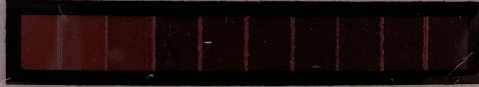
#> input picture img/3.png, 479 x 87 px
$ python analysis_hackaton2.py
#> lines starting #> are read from the running program, lines starting #| are printed output that depends on the picture; after the words box and inside, x2 and y2 are one past the last pixel; in counts of white or black regions, pixels touching at a corner belong together
#> in main, img is the input picture: shape (87, 479, 3); mean B, G, R 10.5, 11.4, 24.5
# -*- coding: utf-8 -*-
"""
Created on Tue May 26 16:45:38 2020

@author: z003vjxs (Anja Amthor)
"""
from imutils import contours
from skimage import measure
import numpy as np
import argparse
import imutils
import cv2
from matplotlib import pyplot as plt
import math


def analysis(image):
    plt.imshow(image)

    # create region of interest depending on position: verify that images have always same dimension?
    #roi = image[670:1050, 1350:3750]
    height = image.shape[0]
#> height = 87
    width = image.shape[1]
#> width = 479
    roi = image[0:height, 0:width]

    hsv = cv2.cvtColor(roi, cv2.COLOR_BGR2HSV)
#> hsv: shape (87, 479, 3); mean H, S, V 33.1, 177.4, 24.6

    # Define lower and uppper limits of what we call "blue"
    brown_lo = np.array([2, 2, 30])
    brown_hi = np.array([140, 255, 255])

    # Mask image to only select blues
    mask = cv2.inRange(hsv, brown_lo, brown_hi)
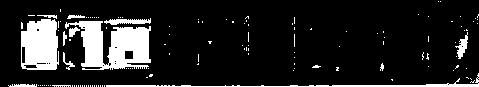
#> mask: shape (87, 479); 14.1% white; 130 white regions (117 under 20 px), largest, box (x1, y1, x2, y2) and area: (65, 21, 151, 70) 2489, (21, 19, 59, 70) 1636, (106, 73, 479, 87) 712

    # count how many boxes
    kernel = cv2.getStructuringElement(cv2.MORPH_ELLIPSE, (3, 3))
    opening = cv2.morphologyEx(mask, cv2.MORPH_OPEN, kernel, iterations=1)
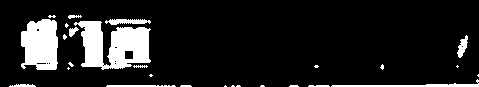
#> opening: shape (87, 479); 12.3% white; 27 white regions (15 under 20 px), largest, box (x1, y1, x2, y2) and area: (74, 21, 151, 70) 2350, (21, 19, 58, 70) 1572, (331, 79, 479, 87) 358
    close = cv2.morphologyEx(opening, cv2.MORPH_CLOSE, kernel, iterations=2)
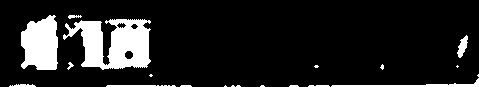
#> close: shape (87, 479); 12.9% white; 20 white regions (10 under 20 px)

    cnts = cv2.findContours(close, cv2.RETR_EXTERNAL, cv2.CHAIN_APPROX_SIMPLE)
#> cnts = 20 contours, 13 with area under 20; largest, box (x1, y1, x2, y2) and area: (63, 19, 151, 70) 2740, (21, 15, 58, 70) 1554, (331, 78, 479, 87) 214, (457, 35, 468, 58) 112, (106, 85, 176, 87) 61, (9, 84, 36, 87) 34, (68, 15, 82, 19) 20
    cnts = cnts[0] if len(cnts) == 2 else cnts[1]

    minimum_area = 200
    average_cell_area = 250
    connected_cell_area = 4000
    cells = 0
    for c in cnts:
        area = cv2.contourArea(c)
        if area > minimum_area:
            cv2.drawContours(roi, [c], - 1, (2, 255, 2), 2)
            if area > connected_cell_area:
                cells += math.ceil(area / average_cell_area)
            else:
                cells += 1
#> this loop made 20 passes
#> area on passes 8, 9, 10, 17, 18, 19, 20: 61, 34, 214.5, 112, 2739.5, 20.5, 1554.5
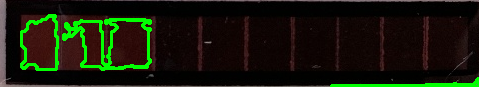
#> roi: shape (87, 479, 3); 5.93% of pixels changed, all inside (x1, y1, x2, y2) = (20, 14, 479, 87)
#> after the loop, cells = 3

    temprature = 40 + (4 * cells)
#> temprature = 52

    print('Boxes: {}'.format(cells))
#| Boxes: 3
    print('Temperatur: {}'.format(temprature))
#| Temperatur: 52
    cv2.imshow('close', close)
    cv2.imshow('original', roi)
    #cv2.waitKey(0)


def main():
    #img = cv2.imread('../img/dummy.png')
    img = cv2.imread('../img/3.png')
    analysis(img)


if __name__ == "__main__":
    main()
